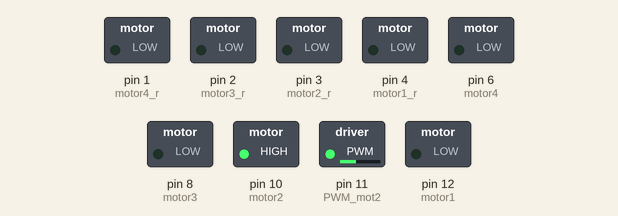
A sketch run on a simulated Arduino Uno, built with avr-gcc and run on an emulated ATmega328P. Parts: switched loads named in the sketch (green lamp = pin HIGH). Dashed ring = blinking.

Above: at 0.05 s.
Timing chart, 0 to 3.0 s (numbered marks = the images above):
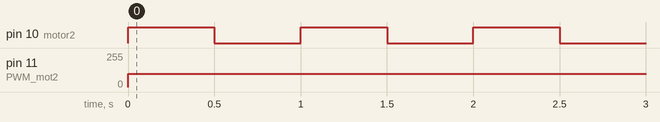

The sketch:

test.ino
```cpp
const int motor1 = 12; // normal
const int motor2 = 10;
const int motor3 = 8;
const int motor4 = 6;
const int motor1_r = 4;  // r...reverse
const int motor2_r = 3;
const int motor3_r = 2;
const int motor4_r = 1;
const int PWM_mot1 = 13; // analog write
const int PWM_mot2 = 11;
const int PWM_mot3 = 9;
const int PWM_mot4 = 7;
void setup() {
  // put your setup code here, to run once:
  pinMode(motor1, OUTPUT);
  pinMode(motor2, OUTPUT); // for testing
  pinMode(motor3, OUTPUT);
  pinMode(motor4, OUTPUT);
  pinMode(motor1_r, OUTPUT);
  pinMode(motor2_r, OUTPUT);
  pinMode(motor3_r, OUTPUT);
  pinMode(motor4_r, OUTPUT);

}

void loop() {
  //  testing
  digitalWrite(motor2, HIGH);
  digitalWrite(motor2_r, LOW);
  analogWrite(PWM_mot2, 100);
  delay(500);
  digitalWrite(motor2, LOW);
  digitalWrite(motor2_r, LOW);
  delay(500);
}
```

Measured:
- by itself, pin 10 (motor2): alternates HIGH for 0.50 s and LOW for 0.50 s
- by itself, pin 11 (PWM_mot2): 0/255 → 100/255 at 0.00 s
